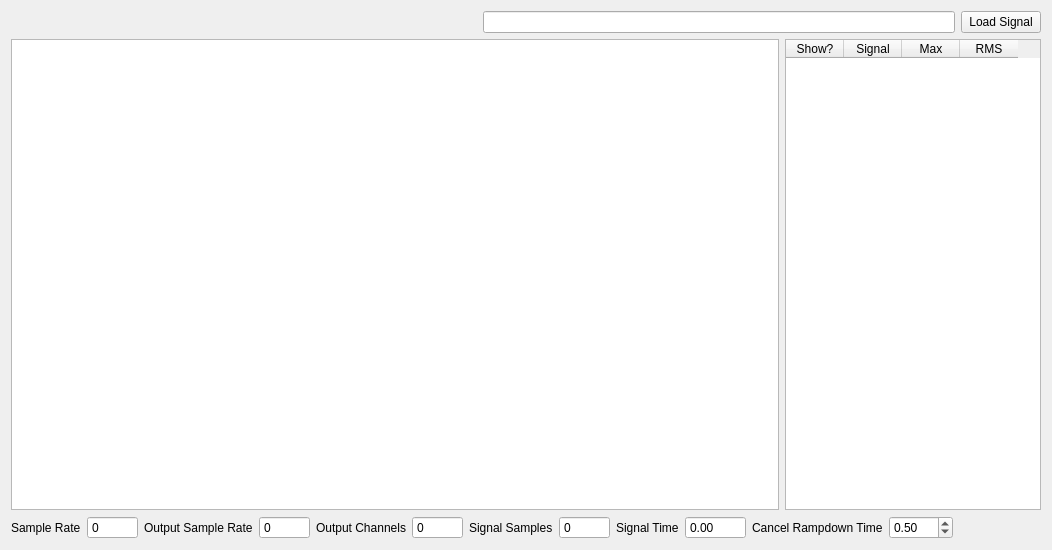
<?xml version="1.0" encoding="UTF-8"?>
<ui version="4.0">
 <class>Form</class>
 <widget class="QWidget" name="Form">
  <property name="geometry">
   <rect>
    <x>0</x>
    <y>0</y>
    <width>1052</width>
    <height>550</height>
   </rect>
  </property>
  <property name="windowTitle">
   <string>Form</string>
  </property>
  <layout class="QVBoxLayout" name="verticalLayout">
   <item>
    <layout class="QHBoxLayout" name="load_signal_layout">
     <item>
      <spacer name="load_signal_spacer">
       <property name="orientation">
        <enum>Qt::Horizontal</enum>
       </property>
       <property name="sizeHint" stdset="0">
        <size>
         <width>40</width>
         <height>20</height>
        </size>
       </property>
      </spacer>
     </item>
     <item>
      <widget class="QLineEdit" name="signal_file_name_display">
       <property name="toolTip">
        <string>File from which the time signal was loaded.</string>
       </property>
       <property name="readOnly">
        <bool>true</bool>
       </property>
      </widget>
     </item>
     <item>
      <widget class="QPushButton" name="load_signal_button">
       <property name="toolTip">
        <string>Loads a time signal to play to the shakers</string>
       </property>
       <property name="text">
        <string>Load Signal</string>
       </property>
      </widget>
     </item>
    </layout>
   </item>
   <item>
    <layout class="QHBoxLayout" name="signal_display_layout">
     <item>
      <widget class="PlotWidget" name="signal_display_plot"/>
     </item>
     <item>
      <widget class="QTableWidget" name="signal_information_table">
       <property name="sizePolicy">
        <sizepolicy hsizetype="Preferred" vsizetype="Expanding">
         <horstretch>0</horstretch>
         <verstretch>0</verstretch>
        </sizepolicy>
       </property>
       <attribute name="horizontalHeaderDefaultSectionSize">
        <number>58</number>
       </attribute>
       <column>
        <property name="text">
         <string>Show?</string>
        </property>
        <property name="toolTip">
         <string>Check to show a given signal</string>
        </property>
       </column>
       <column>
        <property name="text">
         <string>Signal</string>
        </property>
        <property name="toolTip">
         <string>Signal name</string>
        </property>
       </column>
       <column>
        <property name="text">
         <string>Max</string>
        </property>
        <property name="toolTip">
         <string>Maximum absolute value of the signal</string>
        </property>
       </column>
       <column>
        <property name="text">
         <string>RMS</string>
        </property>
        <property name="toolTip">
         <string>RMS of the signal</string>
        </property>
       </column>
      </widget>
     </item>
    </layout>
   </item>
   <item>
    <layout class="QHBoxLayout" name="information_layout">
     <item>
      <widget class="QLabel" name="sample_rate_label">
       <property name="text">
        <string>Sample Rate</string>
       </property>
      </widget>
     </item>
     <item>
      <widget class="QSpinBox" name="sample_rate_display">
       <property name="minimumSize">
        <size>
         <width>50</width>
         <height>0</height>
        </size>
       </property>
       <property name="toolTip">
        <string>Sample rate of the data acquisition</string>
       </property>
       <property name="readOnly">
        <bool>true</bool>
       </property>
       <property name="buttonSymbols">
        <enum>QAbstractSpinBox::NoButtons</enum>
       </property>
       <property name="maximum">
        <number>100000</number>
       </property>
      </widget>
     </item>
     <item>
      <widget class="QLabel" name="label">
       <property name="text">
        <string>Output Sample Rate</string>
       </property>
      </widget>
     </item>
     <item>
      <widget class="QSpinBox" name="output_sample_rate_display">
       <property name="minimumSize">
        <size>
         <width>50</width>
         <height>0</height>
        </size>
       </property>
       <property name="toolTip">
        <string>Sample rate of the output generator</string>
       </property>
       <property name="readOnly">
        <bool>true</bool>
       </property>
       <property name="buttonSymbols">
        <enum>QAbstractSpinBox::NoButtons</enum>
       </property>
       <property name="maximum">
        <number>100000</number>
       </property>
      </widget>
     </item>
     <item>
      <widget class="QLabel" name="output_channels_label">
       <property name="text">
        <string>Output Channels</string>
       </property>
      </widget>
     </item>
     <item>
      <widget class="QSpinBox" name="output_channels_display">
       <property name="minimumSize">
        <size>
         <width>50</width>
         <height>0</height>
        </size>
       </property>
       <property name="toolTip">
        <string>Number of output channels in the environment</string>
       </property>
       <property name="readOnly">
        <bool>true</bool>
       </property>
       <property name="buttonSymbols">
        <enum>QAbstractSpinBox::NoButtons</enum>
       </property>
       <property name="maximum">
        <number>100000</number>
       </property>
      </widget>
     </item>
     <item>
      <widget class="QLabel" name="signal_samples_label">
       <property name="text">
        <string>Signal Samples</string>
       </property>
      </widget>
     </item>
     <item>
      <widget class="QSpinBox" name="signal_samples_display">
       <property name="minimumSize">
        <size>
         <width>50</width>
         <height>0</height>
        </size>
       </property>
       <property name="toolTip">
        <string>Total number of samples in the signal</string>
       </property>
       <property name="readOnly">
        <bool>true</bool>
       </property>
       <property name="buttonSymbols">
        <enum>QAbstractSpinBox::NoButtons</enum>
       </property>
       <property name="maximum">
        <number>1000000000</number>
       </property>
      </widget>
     </item>
     <item>
      <widget class="QLabel" name="signal_time_lable">
       <property name="text">
        <string>Signal Time</string>
       </property>
      </widget>
     </item>
     <item>
      <widget class="QDoubleSpinBox" name="signal_time_display">
       <property name="toolTip">
        <string>Time it will take to generate the signal</string>
       </property>
       <property name="readOnly">
        <bool>true</bool>
       </property>
       <property name="buttonSymbols">
        <enum>QAbstractSpinBox::NoButtons</enum>
       </property>
       <property name="maximum">
        <double>10000.000000000000000</double>
       </property>
      </widget>
     </item>
     <item>
      <widget class="QLabel" name="cancel_rampdown_label">
       <property name="text">
        <string>Cancel Rampdown Time</string>
       </property>
      </widget>
     </item>
     <item>
      <widget class="QDoubleSpinBox" name="cancel_rampdown_selector">
       <property name="toolTip">
        <string>Time to ramp down the signal to zero if the environment is stopped before the signal ends.</string>
       </property>
       <property name="maximum">
        <double>300.000000000000000</double>
       </property>
       <property name="singleStep">
        <double>0.250000000000000</double>
       </property>
       <property name="value">
        <double>0.500000000000000</double>
       </property>
      </widget>
     </item>
     <item>
      <spacer name="information_spacer">
       <property name="orientation">
        <enum>Qt::Horizontal</enum>
       </property>
       <property name="sizeHint" stdset="0">
        <size>
         <width>40</width>
         <height>20</height>
        </size>
       </property>
      </spacer>
     </item>
    </layout>
   </item>
  </layout>
 </widget>
 <customwidgets>
  <customwidget>
   <class>PlotWidget</class>
   <extends>QGraphicsView</extends>
   <header location="global">pyqtgraph</header>
  </customwidget>
 </customwidgets>
 <resources/>
 <connections/>
</ui>
